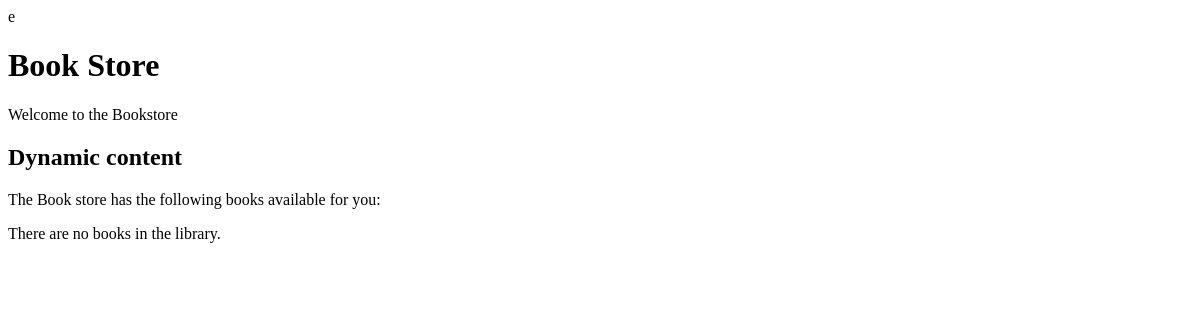
The page /catalog/ (signed in) on the database as committed earlier.
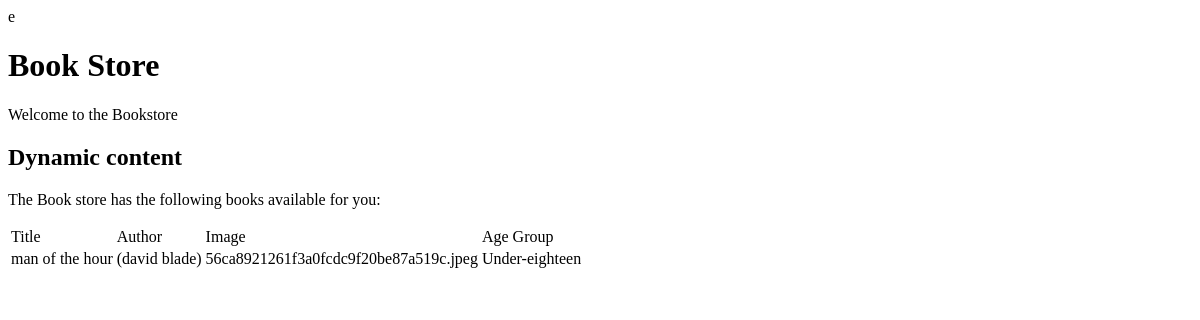
The same page on the database as committed later.
### catalog/models.py (models this page shows, shortened)
class Book(models.Model):
    title = models.CharField(max_length=200)
    author = models.CharField(max_length=200)
    status = (
        ('e', 'under-eighteen'),
        ('a', 'adult'),
    )
    age_group = models.CharField(
        max_length=1,
        choices=status,
        blank=False,
        default='e',
        help_text='Book availability',
    )
    book_cover_image = models.ImageField(default="default-profile.jpeg", null=True, blank=True)

### catalog/views.py (the view)
# urls.py: path('', views.index, name='index'),
def index(request):
    num_books = Book.objects.all().count()
    book_list = Book.objects.all()
    children_book_list=Book.objects.filter(age_group='e')
    if request.user.position=='e':
        book_list=children_book_list
    context = {
        'num_books': num_books,
        'book_list':book_list,
    }
    return render(request, 'index.html', context=context)

### templates/index.html (shortened to what this page needs)
{% block content %}
  <h1>Book Store</h1>
  <p>Welcome to the Bookstore</p>
  <h2>Dynamic content</h2>
  <p>The Book store has the following books available for you:</p>
  {% if book_list %}
  <Table>
    <Tr>
        <Td>Title</Td>
        <Td>Author</Td>
        <Td>Image</Td>
        <Td>Age Group</Td>
      </Tr>
    {% for book in book_list %}
      <Tr>
        <Td>{{ book.title }}</Td>
        <Td>({{book.author}})</Td>
        <Td>{{ book.book_cover_image }}</Td>
            {% if book.age_group == "e"  %}
            <Td> Under-eighteen </Td>
            {% else %}
            <Td> Over-eighteen </Td>
            {% endif %}
      </Tr>
    {% endfor %}
    </Table>
  {% else %}
    <p>There are no books in the library.</p>
  {% endif %}
{% endblock %}

Rows that differ between the two databases and show on the page:
added Book: title "man of the hour", author "david blade", book_cover_image "56ca8921261f3a0fcdc9f20be87a519c.jpeg", age_group "Under-eighteen"
Other text that changed with them:
text no longer shown: "There are no books in the library."
text now shown: "Title Author Image Age Group"
